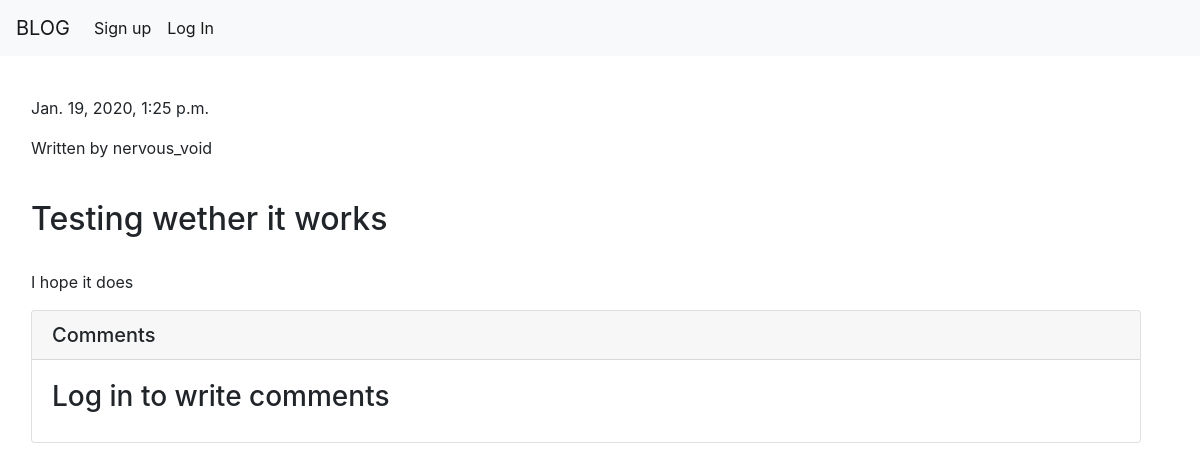
/post/1, run on an earlier commit of the app's database.
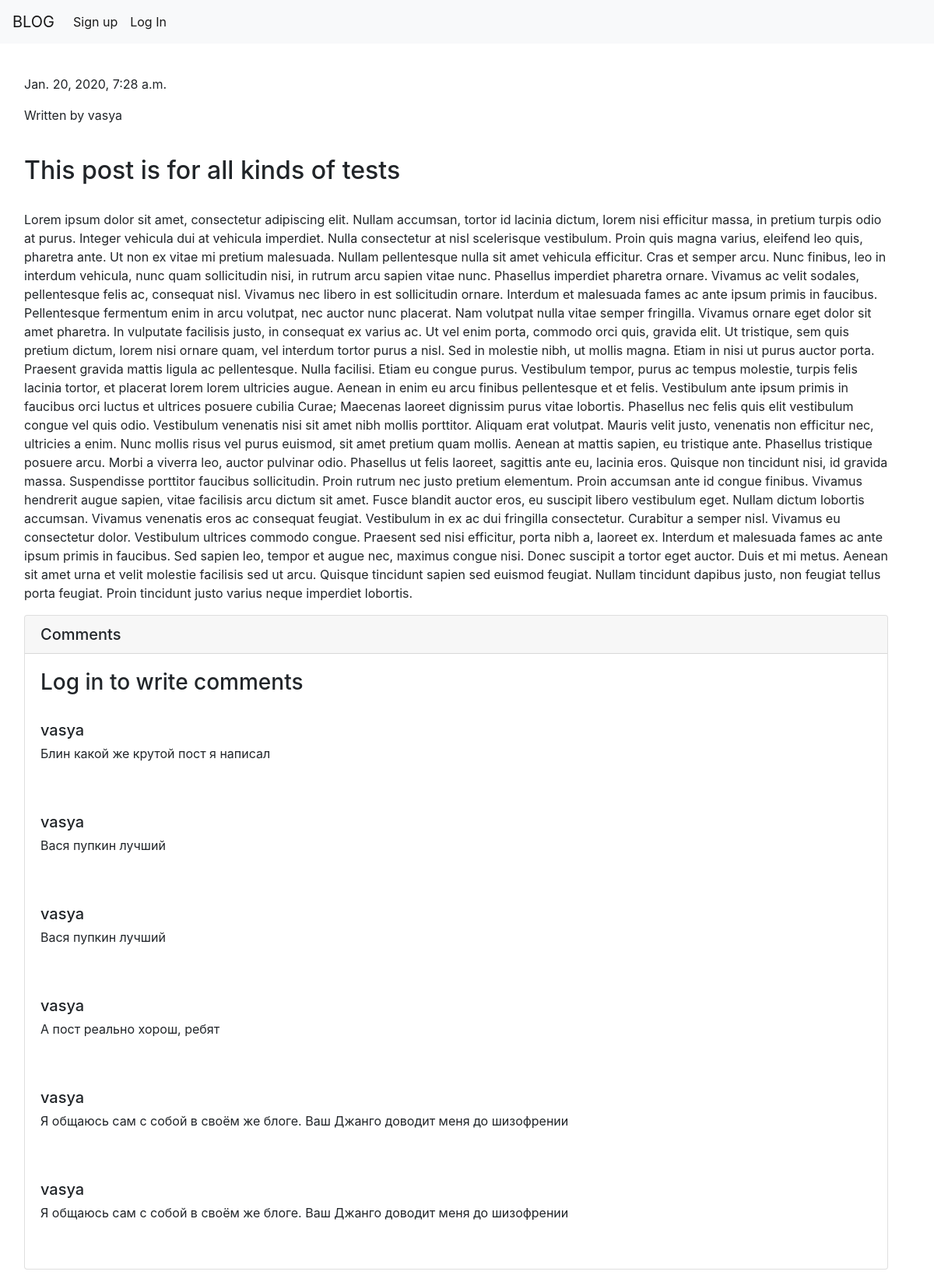
And on a later commit of the database.
### blog_app/models.py (models this page shows)
class Post(models.Model):
    user = models.ForeignKey(User, on_delete=models.CASCADE)
    name = models.CharField(max_length=128)
    description = models.CharField(max_length=512)
    text = models.CharField(max_length=100000)
    date = models.DateTimeField(auto_now_add=True)
    likes = models.IntegerField(default=0)

class Comment(models.Model):
    user = models.ForeignKey(User, on_delete=models.CASCADE)
    text = models.CharField(max_length=512)
    post_id = models.IntegerField()

### blog_app/views.py (the view)
# urls.py: path('post/<int:post_id>', views.post_page, name='post_page'),
def post_page(request, post_id):
    try:
        context = dict()
        if request.method == 'POST':
            f = CommentForm(request.POST)
            if f.is_valid():
                user = request.user
                text = f.data['text']
                comm = Comment(text=text, user=user, post_id=post_id)
                comm.save()
                context['form'] = CommentForm()
            else:
                context['form'] = CommentForm()
        else:
            context['form'] = CommentForm()
        post = Post.objects.get(pk=post_id)
        context['post'] = post
        comments = Comment.objects.filter(post_id=post_id).order_by('user__post__date')
        context['comments'] = comments
        return render(request, 'post.html', context)
    except Post.DoesNotExist:
        raise Http404

### templates/post.html (shortened to what this page needs)
{% extends "base.html" %}
{% block content %}
    <br>
    <p>{{ post.date }}</p>
    <p>Written by {{ post.user.username }}</p>
    <br>
    <h2>{{ post.description }}</h2>
    <br>
    <p>{{ post.text }}</p>
    <div class="card">
        <h5 class="card-header">Comments</h5>
        <div class="card-body">
            {% if request.user.is_authenticated %}
                <form method="POST">
                    {% csrf_token %}
                    {{ form.as_p }}
                    <input class="btn btn-primary" type="submit" value="Send comment">
                </form>
            {% else %}
                <h3> Log in to write comments</h3>
            {% endif %}
            {% for each in comments %}
                <br>
                <h5 class="card-title">{{ each.user.username }}</h5>
                <p class="card-text">{{ each.text }}</p>
                <br>
            {% endfor %}
        </div>
    </div>
{% endblock %}

### templates/base.html (shortened to what this page needs)
<!DOCTYPE html>
<html lang="ru">
<head>
    <link rel="stylesheet" href="https://maxcdn.bootstrapcdn.com/bootstrap/4.0.0/css/bootstrap.min.css"
>
</head>
<body style="padding: 0px;">
<nav class="navbar navbar-expand-lg navbar-light bg-light">
    <a class="navbar-brand" href="{% url 'index' %}">BLOG</a>
    <div class="collapse navbar-collapse" id="navbarNav">
        <ul class="navbar-nav">
            {% if request.user.is_authenticated %}
                <li class="nav-item active">
                    <a class="nav-link" href="{% url 'make_post' %}">Create Post </a>
                </li>
                <li class="nav-item active">
                    <a class="nav-link" href="{% url 'logout' %}">Log Out </a>
                </li>
            {% else %}
                <li class="nav-item active">
                    <a class="nav-link", href="{% url 'registration' %}" >Sign up</a>
                </li>
                <li class="nav-item active">
                    <a class="nav-link" href="{% url 'login' %}">Log In </a>
                </li>
            {% endif %}
        </ul>
    </div>
</nav>
<div class="container" style="margin: 1rem;">
    {% block content %} {% endblock %}
</div>
</body>
</html>

What changed in the data, as far as the page shows it:
changed Post: date "Jan. 19, 2020, 1:25 p.m." → "Jan. 20, 2020, 7:28 a.m."; user.username "nervous_void" → "vasya"; description "Testing wether it works" → "This post is for all kinds of tests"; text "I hope it does" → "Lorem ipsum dolor sit amet, consectetur adipiscing elit. Nullam accumsan, tortor id lacinia dictum, lorem nisi efficitur massa, in pretium turpis odio at purus. Integer vehicula dui at vehicula imperdiet. Nulla consectetur at nisl scelerisque vestibulum. Proin quis magna varius, eleifend leo quis, pharetra ante. Ut non ex vitae mi pretium malesuada. Nullam pellentesque nulla sit amet vehicula efficitur. Cras et semper arcu. Nunc finibus, leo in interdum vehicula, nunc quam sollicitudin nisi, in rutrum arcu sapien vitae nunc. Phasellus imperdiet pharetra ornare. Vivamus ac velit sodales, pellentesque felis ac, consequat nisl. Vivamus nec libero in est sollicitudin ornare. Interdum et…"
added Comment: user.username "vasya", text "Блин какой же крутой пост я написал"
added Comment: user.username "vasya", text "Вася пупкин лучший"
added Comment: user.username "vasya", text "Вася пупкин лучший"
added Comment: user.username "vasya", text "А пост реально хорош, ребят"
added Comment: user.username "vasya", text "Я общаюсь сам с собой в своём же блоге. Ваш Джанго доводит меня до шизофрении"
added Comment: user.username "vasya", text "Я общаюсь сам с собой в своём же блоге. Ваш Джанго доводит меня до шизофрении"
